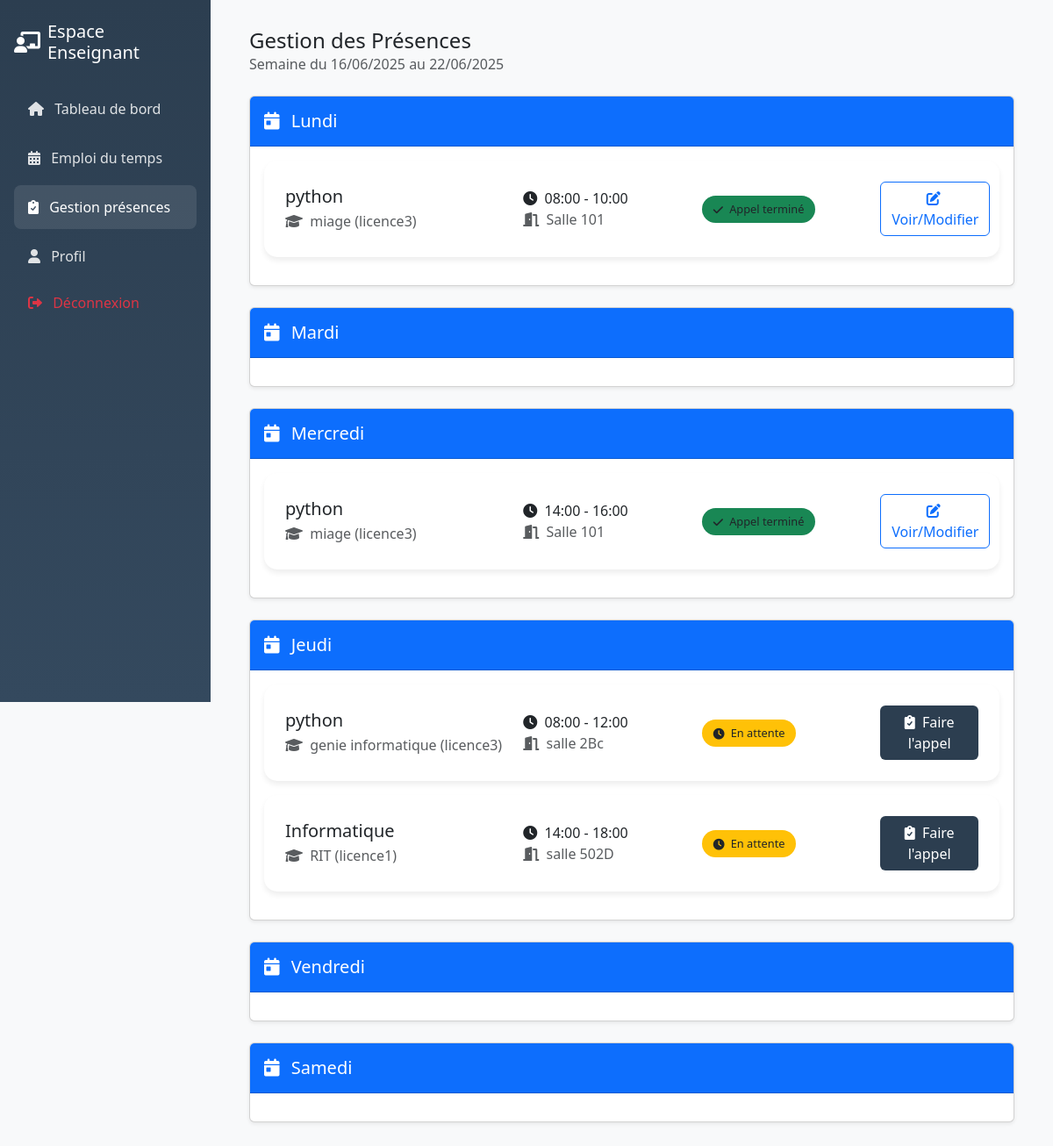
Page /enseignant/gestion_presences.php (signed in) on the committed database.
### tables this page shows
CREATE TABLE IF NOT EXISTS `emploi_temps` (
  `id` int NOT NULL AUTO_INCREMENT,
  `classe_id` int NOT NULL,
  `matiere_id` int NOT NULL,
  `enseignant_id` int NOT NULL,
  `jour_semaine` enum('lundi','mardi','mercredi','jeudi','vendredi','samedi') NOT NULL,
  `heure_debut` time NOT NULL,
  `heure_fin` time NOT NULL,
  `salle` varchar(50) DEFAULT NULL,
  `annee_scolaire` varchar(9) NOT NULL,
  `semestre` int NOT NULL,
  `created_at` timestamp NULL DEFAULT CURRENT_TIMESTAMP,
  PRIMARY KEY (`id`),
  UNIQUE KEY `unique_cours` (`classe_id`,`matiere_id`,`enseignant_id`,`jour_semaine`,`heure_debut`,`annee_scolaire`,`semestre`),
  KEY `matiere_id` (`matiere_id`),
  KEY `enseignant_id` (`enseignant_id`)
);

CREATE TABLE IF NOT EXISTS `matieres` (
  `id` int NOT NULL AUTO_INCREMENT,
  `nom` varchar(50) NOT NULL,
  `description` text,
  `created_at` timestamp NULL DEFAULT CURRENT_TIMESTAMP,
  PRIMARY KEY (`id`)
);

CREATE TABLE IF NOT EXISTS `classes` (
  `id` int NOT NULL AUTO_INCREMENT,
  `nom` varchar(50) NOT NULL,
  `niveau` varchar(20) NOT NULL,
  `annee_scolaire` varchar(9) NOT NULL,
  `created_at` timestamp NULL DEFAULT CURRENT_TIMESTAMP,
  `capacite` int NOT NULL DEFAULT '30',
  PRIMARY KEY (`id`)
);

### enseignant/gestion_presences.php (the view, shortened to what this page needs)
<?php
require_once('../config/db.php');
$stmt = $conn->prepare("
    SELECT
        e.*,
        m.nom as matiere_nom,
        c.nom as classe_nom,
        c.niveau as classe_niveau,
        CASE
            WHEN EXISTS (
                SELECT 1
                FROM presences p
                WHERE p.cours_id = e.id
                LIMIT 1
            ) THEN 1
            ELSE 0
        END as appel_fait
    FROM emploi_temps e
    JOIN matieres m ON e.matiere_id = m.id
    JOIN classes c ON e.classe_id = c.id
    WHERE e.enseignant_id = ?
    AND e.annee_scolaire = '2025-2026'
    ORDER BY FIELD(e.jour_semaine, 'lundi', 'mardi', 'mercredi', 'jeudi', 'vendredi', 'samedi'), e.heure_debut");
$stmt->execute([$_SESSION['user_id']]);
$cours = $stmt->fetchAll(PDO::FETCH_ASSOC);
$jours = [
    'lundi' => 'Lundi',
    'mardi' => 'Mardi',
    'mercredi' => 'Mercredi',
    'jeudi' => 'Jeudi',
    'vendredi' => 'Vendredi',
    'samedi' => 'Samedi'
];
$cours_par_jour = [];
foreach ($jours as $jour_key => $jour_nom) {
    $cours_par_jour[$jour_key] = [];
}
foreach ($cours as $c) {
    $cours_par_jour[$c['jour_semaine']][] = $c;
}
?>
<!DOCTYPE html>
<html lang="fr">
<head>
    <link href="https://cdn.jsdelivr.net/npm/bootstrap@5.3.0/dist/css/bootstrap.min.css" rel="stylesheet">
    <link href="https://cdnjs.cloudflare.com/ajax/libs/font-awesome/6.0.0/css/all.min.css" rel="stylesheet">
</head>
<body>
    <div class="sidebar position-fixed" style="width: 240px;">
        <div class="p-3">
            <div class="d-flex align-items-center mb-4 mt-2">
                <i class="fas fa-chalkboard-teacher fs-4 me-2"></i>
                <h5 class="mb-0">Espace Enseignant</h5>
            </div>
            <nav class="nav flex-column">
                <a class="nav-link " href="dashboard.php">
                    <i class="fas fa-home me-2"></i>
                    Tableau de bord
                </a>
                <a class="nav-link" href="emploi_temps.php">
                    <i class="fas fa-calendar-alt me-2"></i>
                    Emploi du temps
                </a>
                <a class="nav-link active" href="gestion_presences.php">
                    <i class="fas fa-clipboard-check me-2"></i>
                    Gestion présences
                </a>
                <a class="nav-link" href="profil.php">
                    <i class="fas fa-user me-2"></i>
                    Profil
                </a>
                <a class="nav-link text-danger mt-auto" href="../auth/logout.php">
                    <i class="fas fa-sign-out-alt me-2"></i>
                    Déconnexion
                </a>
            </nav>
        </div>
    </div>
    <div class="main-content">
        <div class="container-fluid">
            <div class="d-flex justify-content-between align-items-center mb-4">
                <div>
                    <h4 class="mb-0">Gestion des Présences</h4>
                    <p class="text-muted mb-0">Semaine du <?= date('d/m/Y', strtotime('monday this week')) ?> au <?= date('d/m/Y', strtotime('sunday this week')) ?></p>
                </div>
            </div>
            <?php if (empty($cours)): ?>
                <div class="alert alert-info">
                    <i class="fas fa-info-circle me-2"></i>
                    Aucun cours programmé cette semaine.
                </div>
            <?php else: ?>
                <?php foreach ($cours_par_jour as $jour_key => $cours_jour): ?>
                    <div class="card shadow-sm mb-4">
                        <div class="card-header bg-primary text-white py-3">
                            <h5 class="mb-0">
                                <i class="fas fa-calendar-day me-2"></i>
                                <?= $jours[$jour_key] ?>
                            </h5>
                        </div>
                        <div class="card-body">
                            <?php foreach ($cours_jour as $cours): ?>
                                <div class="cours-card">
                                    <div class="row align-items-center">
                                        <div class="col-md-4">
                                            <h5 class="mb-1"><?= htmlspecialchars($cours['matiere_nom']) ?></h5>
                                            <p class="mb-0 text-muted">
                                                <i class="fas fa-graduation-cap me-1"></i>
                                                <?= htmlspecialchars($cours['classe_nom']) ?> (<?= htmlspecialchars($cours['classe_niveau']) ?>)
                                            </p>
                                        </div>
                                        <div class="col-md-3">
                                            <p class="mb-0">
                                                <i class="fas fa-clock me-1"></i>
                                                <?= substr($cours['heure_debut'], 0, 5) ?> - <?= substr($cours['heure_fin'], 0, 5) ?>
                                            </p>
                                            <?php if ($cours['salle']): ?>
                                                <p class="mb-0 text-muted">
                                                    <i class="fas fa-door-open me-1"></i>
                                                    <?= htmlspecialchars($cours['salle']) ?>
                                                </p>
                                            <?php endif; ?>
                                        </div>
                                        <div class="col-md-3">
                                            <?php if ($cours['appel_fait']): ?>
                                                <span class="status-badge bg-success">
                                                    <i class="fas fa-check me-1"></i>
                                                    Appel terminé
                                                </span>
                                            <?php else: ?>
                                                <span class="status-badge bg-warning">
                                                    <i class="fas fa-clock me-1"></i>
                                                    En attente
                                                </span>
                                            <?php endif; ?>
                                        </div>
                                        <div class="col-md-2 text-end">
                                            <?php if (!$cours['appel_fait']): ?>
                                                <a href="faire_appel.php?cours_id=<?= $cours['id'] ?>"
                                                   class="btn btn-appel">
                                                    <i class="fas fa-clipboard-check me-1"></i>
                                                    Faire l'appel
                                                </a>
                                            <?php else: ?>
                                                <a href="voir_appel.php?cours_id=<?= $cours['id'] ?>"
                                                   class="btn btn-outline-primary">
                                                    <i class="fas fa-edit me-1"></i>
                                                    Voir/Modifier
                                                </a>
                                            <?php endif; ?>
                                        </div>
                                    </div>
                                </div>
                            <?php endforeach; ?>
                        </div>
                    </div>
                <?php endforeach; ?>
            <?php endif; ?>
        </div>
    </div>
</body>
</html>

### enseignant/gestion_presences.php (style rules this page uses)
:root { --primary-color: #2c3e50; --secondary-color: #34495e; }
body { font-family: 'Segoe UI', Tahoma, Geneva, Verdana, sans-serif; background-color: #f8f9fa; }
.sidebar { background: linear-gradient(180deg, var(--primary-color) 0%, var(--secondary-color) 100%); min-height: 100vh; color: white; }
.sidebar .nav-link { color: rgba(255, 255, 255, 0.85); padding: 0.8rem 1rem; margin: 0.2rem 0; border-radius: 8px; transition: all 0.3s ease; }
.sidebar .nav-link:hover, .sidebar .nav-link.active { background: rgba(255, 255, 255, 0.1); color: white; }
.main-content { margin-left: 240px; padding: 2rem; }
.cours-card { background: white; border-radius: 15px; padding: 1.5rem; box-shadow: 0 4px 6px rgba(0, 0, 0, 0.07); margin-bottom: 1rem; transition: transform 0.2s; }
.btn-appel { background-color: var(--primary-color); color: white; }
.status-badge { font-size: 0.8rem; padding: 0.4rem 0.8rem; border-radius: 20px; }

### rows in the picture
emploi_temps: matiere.nom "python", classe.nom "miage", classe.niveau "licence3", heure_debut "08:00", heure_fin "10:00", salle "Salle 101", shows "Appel terminé"
emploi_temps: matiere.nom "python", classe.nom "miage", classe.niveau "licence3", heure_debut "14:00", heure_fin "16:00", salle "Salle 101", shows "Appel terminé"
emploi_temps: matiere.nom "python", classe.nom "genie informatique", classe.niveau "licence3", heure_debut "08:00", heure_fin "12:00", salle "salle 2Bc", shows "En attente"
emploi_temps: matiere.nom "Informatique", classe.nom "RIT", classe.niveau "licence1", heure_debut "14:00", heure_fin "18:00", salle "salle 502D", shows "En attente"

### other values in the picture
$jours[$jour_key] "Lundi"
$jours[$jour_key] "Mardi"
$jours[$jour_key] "Mercredi"
$jours[$jour_key] "Jeudi"
$jours[$jour_key] "Vendredi"
$jours[$jour_key] "Samedi"
